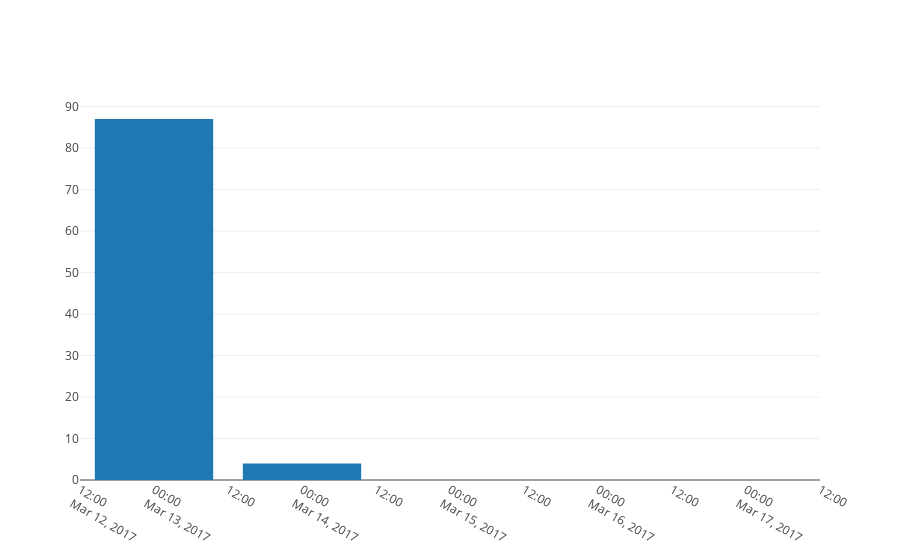

Notebook cell for this chart:
### Code cell
g = pogo.Bar(x=list(epd.index), y=epd.values)

data = pogo.Data([g])

iplot(data, filename='errors per day')

### Figure 1 — Plotly figure (JSON) as saved in the notebook; plotly's stock layout.template omitted (floating-point values rounded to 4 significant figures)
{"data": [{"type": "bar", "x": ["2017-03-13", "2017-03-14", "2017-03-15", "2017-03-16", "2017-03-17"], "y": [87, 4, 0, 0, 0]}], "layout": {}}
